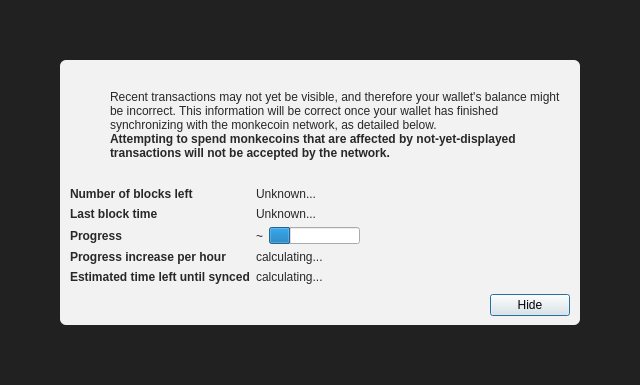
<?xml version="1.0" encoding="UTF-8"?>
<ui version="4.0">
 <class>ModalOverlay</class>
 <widget class="QWidget" name="ModalOverlay">
  <property name="geometry">
   <rect>
    <x>0</x>
    <y>0</y>
    <width>640</width>
    <height>385</height>
   </rect>
  </property>
  <property name="windowTitle">
   <string>Form</string>
  </property>
  <layout class="QVBoxLayout" name="verticalLayout" stretch="0">
   <property name="sizeConstraint">
    <enum>QLayout::SetDefaultConstraint</enum>
   </property>
   <property name="leftMargin">
    <number>0</number>
   </property>
   <property name="topMargin">
    <number>0</number>
   </property>
   <property name="rightMargin">
    <number>0</number>
   </property>
   <property name="bottomMargin">
    <number>0</number>
   </property>
   <item>
    <widget class="QWidget" name="bgWidget" native="true">
     <property name="styleSheet">
      <string notr="true">#bgWidget { background: rgba(0,0,0,220); }</string>
     </property>
     <layout class="QVBoxLayout" name="verticalLayoutMain" stretch="1">
      <property name="leftMargin">
       <number>60</number>
      </property>
      <property name="topMargin">
       <number>60</number>
      </property>
      <property name="rightMargin">
       <number>60</number>
      </property>
      <property name="bottomMargin">
       <number>60</number>
      </property>
      <item>
       <widget class="QWidget" name="contentWidget" native="true">
        <property name="styleSheet">
         <string notr="true">#contentWidget { background: rgba(255,255,255,240); border-radius: 6px; }

QLabel { color: rgb(40,40,40);  }</string>
        </property>
        <layout class="QVBoxLayout" name="verticalLayoutSub" stretch="1,0,0,0">
         <property name="spacing">
          <number>0</number>
         </property>
         <property name="leftMargin">
          <number>10</number>
         </property>
         <property name="topMargin">
          <number>10</number>
         </property>
         <property name="rightMargin">
          <number>10</number>
         </property>
         <property name="bottomMargin">
          <number>10</number>
         </property>
         <item>
          <layout class="QHBoxLayout" name="horizontalLayoutIconText" stretch="0,1">
           <property name="topMargin">
            <number>20</number>
           </property>
           <item>
            <layout class="QVBoxLayout" name="verticalLayoutIcon">
             <property name="leftMargin">
              <number>0</number>
             </property>
             <item>
              <widget class="QPushButton" name="warningIcon">
               <property name="enabled">
                <bool>false</bool>
               </property>
               <property name="text">
                <string/>
               </property>
               <property name="icon">
                <iconset>
                 <normaloff>:/icons/warning</normaloff>
                 <disabledoff>:/icons/warning</disabledoff>:/icons/warning</iconset>
               </property>
               <property name="iconSize">
                <size>
                 <width>48</width>
                 <height>48</height>
                </size>
               </property>
               <property name="flat">
                <bool>true</bool>
               </property>
              </widget>
             </item>
             <item>
              <spacer name="verticalSpacerWarningIcon">
               <property name="orientation">
                <enum>Qt::Vertical</enum>
               </property>
               <property name="sizeHint" stdset="0">
                <size>
                 <width>20</width>
                 <height>40</height>
                </size>
               </property>
              </spacer>
             </item>
            </layout>
           </item>
           <item>
            <layout class="QVBoxLayout" name="verticalLayoutInfoText">
             <property name="leftMargin">
              <number>0</number>
             </property>
             <property name="topMargin">
              <number>0</number>
             </property>
             <item>
              <widget class="QLabel" name="infoText">
               <property name="text">
                <string>Recent transactions may not yet be visible, and therefore your wallet's balance might be incorrect. This information will be correct once your wallet has finished synchronizing with the monkecoin network, as detailed below.</string>
               </property>
               <property name="textFormat">
                <enum>Qt::RichText</enum>
               </property>
               <property name="wordWrap">
                <bool>true</bool>
               </property>
              </widget>
             </item>
             <item>
              <widget class="QLabel" name="infoTextStrong">
               <property name="font">
                <font>
                 <weight>75</weight>
                 <bold>true</bold>
                </font>
               </property>
               <property name="text">
                <string>Attempting to spend monkecoins that are affected by not-yet-displayed transactions will not be accepted by the network.</string>
               </property>
               <property name="textFormat">
                <enum>Qt::RichText</enum>
               </property>
               <property name="wordWrap">
                <bool>true</bool>
               </property>
              </widget>
             </item>
             <item>
              <spacer name="verticalSpacerInTextSpace">
               <property name="orientation">
                <enum>Qt::Vertical</enum>
               </property>
               <property name="sizeHint" stdset="0">
                <size>
                 <width>20</width>
                 <height>40</height>
                </size>
               </property>
              </spacer>
             </item>
            </layout>
           </item>
          </layout>
         </item>
         <item>
          <spacer name="verticalSpacerAfterText">
           <property name="orientation">
            <enum>Qt::Vertical</enum>
           </property>
           <property name="sizeHint" stdset="0">
            <size>
             <width>20</width>
             <height>40</height>
            </size>
           </property>
          </spacer>
         </item>
         <item>
          <layout class="QFormLayout" name="formLayout">
           <property name="fieldGrowthPolicy">
            <enum>QFormLayout::FieldsStayAtSizeHint</enum>
           </property>
           <property name="horizontalSpacing">
            <number>6</number>
           </property>
           <property name="verticalSpacing">
            <number>6</number>
           </property>
           <property name="topMargin">
            <number>10</number>
           </property>
           <item row="0" column="0">
            <widget class="QLabel" name="labelNumberOfBlocksLeft">
             <property name="font">
              <font>
               <weight>75</weight>
               <bold>true</bold>
              </font>
             </property>
             <property name="text">
              <string>Number of blocks left</string>
             </property>
            </widget>
           </item>
           <item row="0" column="1">
            <widget class="QLabel" name="numberOfBlocksLeft">
             <property name="text">
              <string>Unknown...</string>
             </property>
            </widget>
           </item>
           <item row="1" column="0">
            <widget class="QLabel" name="labelLastBlockTime">
             <property name="font">
              <font>
               <weight>75</weight>
               <bold>true</bold>
              </font>
             </property>
             <property name="text">
              <string>Last block time</string>
             </property>
            </widget>
           </item>
           <item row="1" column="1">
            <widget class="QLabel" name="newestBlockDate">
             <property name="sizePolicy">
              <sizepolicy hsizetype="Maximum" vsizetype="Preferred">
               <horstretch>0</horstretch>
               <verstretch>0</verstretch>
              </sizepolicy>
             </property>
             <property name="text">
              <string>Unknown...</string>
             </property>
            </widget>
           </item>
           <item row="2" column="0">
            <widget class="QLabel" name="labelSyncDone">
             <property name="font">
              <font>
               <weight>75</weight>
               <bold>true</bold>
              </font>
             </property>
             <property name="text">
              <string>Progress</string>
             </property>
            </widget>
           </item>
           <item row="2" column="1">
            <layout class="QHBoxLayout" name="horizontalLayoutSync" stretch="0,1">
             <item>
              <widget class="QLabel" name="percentageProgress">
               <property name="text">
                <string notr="true">~</string>
               </property>
              </widget>
             </item>
             <item>
              <widget class="QProgressBar" name="progressBar">
               <property name="value">
                <number>24</number>
               </property>
               <property name="format">
                <string/>
               </property>
              </widget>
             </item>
            </layout>
           </item>
           <item row="4" column="0">
            <widget class="QLabel" name="labelProgressIncrease">
             <property name="font">
              <font>
               <weight>75</weight>
               <bold>true</bold>
              </font>
             </property>
             <property name="text">
              <string>Progress increase per hour</string>
             </property>
            </widget>
           </item>
           <item row="4" column="1">
            <widget class="QLabel" name="progressIncreasePerH">
             <property name="text">
              <string>calculating...</string>
             </property>
            </widget>
           </item>
           <item row="5" column="0">
            <widget class="QLabel" name="labelEstimatedTimeLeft">
             <property name="font">
              <font>
               <weight>75</weight>
               <bold>true</bold>
              </font>
             </property>
             <property name="text">
              <string>Estimated time left until synced</string>
             </property>
            </widget>
           </item>
           <item row="5" column="1">
            <widget class="QLabel" name="expectedTimeLeft">
             <property name="text">
              <string>calculating...</string>
             </property>
            </widget>
           </item>
          </layout>
         </item>
         <item>
          <layout class="QHBoxLayout" name="horizontalLayoutButtons">
           <property name="leftMargin">
            <number>10</number>
           </property>
           <property name="topMargin">
            <number>10</number>
           </property>
           <item>
            <spacer name="horizontalSpacer">
             <property name="orientation">
              <enum>Qt::Horizontal</enum>
             </property>
             <property name="sizeHint" stdset="0">
              <size>
               <width>40</width>
               <height>20</height>
              </size>
             </property>
            </spacer>
           </item>
           <item>
            <widget class="QPushButton" name="closeButton">
             <property name="text">
              <string>Hide</string>
             </property>
             <property name="shortcut">
              <string>Esc</string>
             </property>
             <property name="focusPolicy">
              <enum>Qt::StrongFocus</enum>
             </property>
             <property name="default">
              <bool>true</bool>
             </property>
            </widget>
           </item>
          </layout>
         </item>
        </layout>
       </widget>
      </item>
     </layout>
    </widget>
   </item>
  </layout>
 </widget>
 <resources/>
 <connections/>
</ui>
